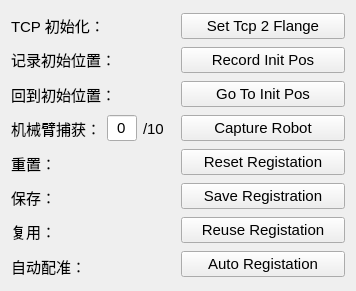
      <widget class="QWidget" name="horizontalLayoutWidget_2">
       <property name="geometry">
        <rect>
         <x>10</x>
         <y>10</y>
         <width>356</width>
         <height>291</height>
        </rect>
       </property>
       <layout class="QHBoxLayout" name="horizontalLayout_5">
        <item>
         <layout class="QVBoxLayout" name="verticalLayout_13">
          <item>
           <widget class="QLabel" name="label_7">
            <property name="font">
             <font>
              <pointsize>11</pointsize>
             </font>
            </property>
            <property name="text">
             <string>TCP 初始化：</string>
            </property>
           </widget>
          </item>
          <item>
           <widget class="QLabel" name="label_8">
            <property name="font">
             <font>
              <pointsize>11</pointsize>
             </font>
            </property>
            <property name="text">
             <string>记录初始位置：</string>
            </property>
           </widget>
          </item>
          <item>
           <widget class="QLabel" name="label_9">
            <property name="font">
             <font>
              <pointsize>11</pointsize>
             </font>
            </property>
            <property name="text">
             <string>回到初始位置：</string>
            </property>
           </widget>
          </item>
          <item>
           <layout class="QHBoxLayout" name="horizontalLayout_10">
            <item>
             <widget class="QLabel" name="RobotCaptureTextLabel">
              <property name="font">
               <font>
                <pointsize>11</pointsize>
               </font>
              </property>
              <property name="text">
               <string>机械臂捕获：</string>
              </property>
             </widget>
            </item>
            <item>
             <widget class="QLineEdit" name="CaptureCountLineEdit">
              <property name="sizePolicy">
               <sizepolicy hsizetype="Minimum" vsizetype="Fixed">
                <horstretch>0</horstretch>
                <verstretch>0</verstretch>
               </sizepolicy>
              </property>
              <property name="maximumSize">
               <size>
                <width>30</width>
                <height>16777215</height>
               </size>
              </property>
              <property name="font">
               <font>
                <pointsize>11</pointsize>
               </font>
              </property>
              <property name="layoutDirection">
               <enum>Qt::LeftToRight</enum>
              </property>
              <property name="text">
               <string>0</string>
              </property>
              <property name="alignment">
               <set>Qt::AlignCenter</set>
              </property>
             </widget>
            </item>
            <item>
             <widget class="QLabel" name="CaputreMaxSizeLabel">
              <property name="font">
               <font>
                <pointsize>11</pointsize>
               </font>
              </property>
              <property name="text">
               <string>/10</string>
              </property>
             </widget>
            </item>
           </layout>
          </item>
          <item>
           <widget class="QLabel" name="label_10">
            <property name="font">
             <font>
              <pointsize>11</pointsize>
             </font>
            </property>
            <property name="text">
             <string>重置：</string>
            </property>
           </widget>
          </item>
          <item>
           <widget class="QLabel" name="label_11">
            <property name="font">
             <font>
              <pointsize>11</pointsize>
             </font>
            </property>
            <property name="text">
             <string>保存：</string>
            </property>
           </widget>
          </item>
          <item>
           <widget class="QLabel" name="label_12">
            <property name="font">
             <font>
              <pointsize>11</pointsize>
             </font>
            </property>
            <property name="text">
             <string>复用：</string>
            </property>
           </widget>
          </item>
          <item>
           <widget class="QLabel" name="label_14">
            <property name="font">
             <font>
              <pointsize>11</pointsize>
             </font>
            </property>
            <property name="text">
             <string>自动配准：</string>
            </property>
           </widget>
          </item>
         </layout>
        </item>
        <item>
         <layout class="QVBoxLayout" name="verticalLayout_14">
          <item>
           <widget class="QPushButton" name="SetTcpToFlangeBtn">
            <property name="font">
             <font>
              <pointsize>11</pointsize>
             </font>
            </property>
            <property name="text">
             <string>Set Tcp 2 Flange</string>
            </property>
           </widget>
          </item>
          <item>
           <widget class="QPushButton" name="RecordInitPosBtn">
            <property name="font">
             <font>
              <pointsize>11</pointsize>
             </font>
            </property>
            <property name="text">
             <string>Record Init Pos</string>
            </property>
           </widget>
          </item>
          <item>
           <widget class="QPushButton" name="GoToInitPosBtn">
            <property name="font">
             <font>
              <pointsize>11</pointsize>
             </font>
            </property>
            <property name="text">
             <string>Go To Init Pos</string>
            </property>
           </widget>
          </item>
          <item>
           <widget class="QPushButton" name="CaptureRobotBtn">
            <property name="font">
             <font>
              <pointsize>11</pointsize>
             </font>
            </property>
            <property name="text">
             <string>Capture Robot</string>
            </property>
           </widget>
          </item>
          <item>
           <widget class="QPushButton" name="ResetRobotRegistrationBtn">
            <property name="font">
             <font>
              <pointsize>11</pointsize>
             </font>
            </property>
            <property name="text">
             <string>Reset Registation</string>
            </property>
           </widget>
          </item>
          <item>
           <widget class="QPushButton" name="SaveRobotRegistrationBtn">
            <property name="font">
             <font>
              <pointsize>11</pointsize>
             </font>
            </property>
            <property name="text">
             <string>Save Registration</string>
            </property>
           </widget>
          </item>
          <item>
           <widget class="QPushButton" name="ReuseRobotRegistationBtn">
            <property name="font">
             <font>
              <pointsize>11</pointsize>
             </font>
            </property>
            <property name="text">
             <string>Reuse Registation</string>
            </property>
           </widget>
          </item>
          <item>
           <widget class="QPushButton" name="RobotAutoRegistationBtn">
            <property name="font">
             <font>
              <pointsize>11</pointsize>
             </font>
            </property>
            <property name="text">
             <string>Auto Registation</string>
            </property>
           </widget>
          </item>
         </layout>
        </item>
       </layout>
      </widget>
